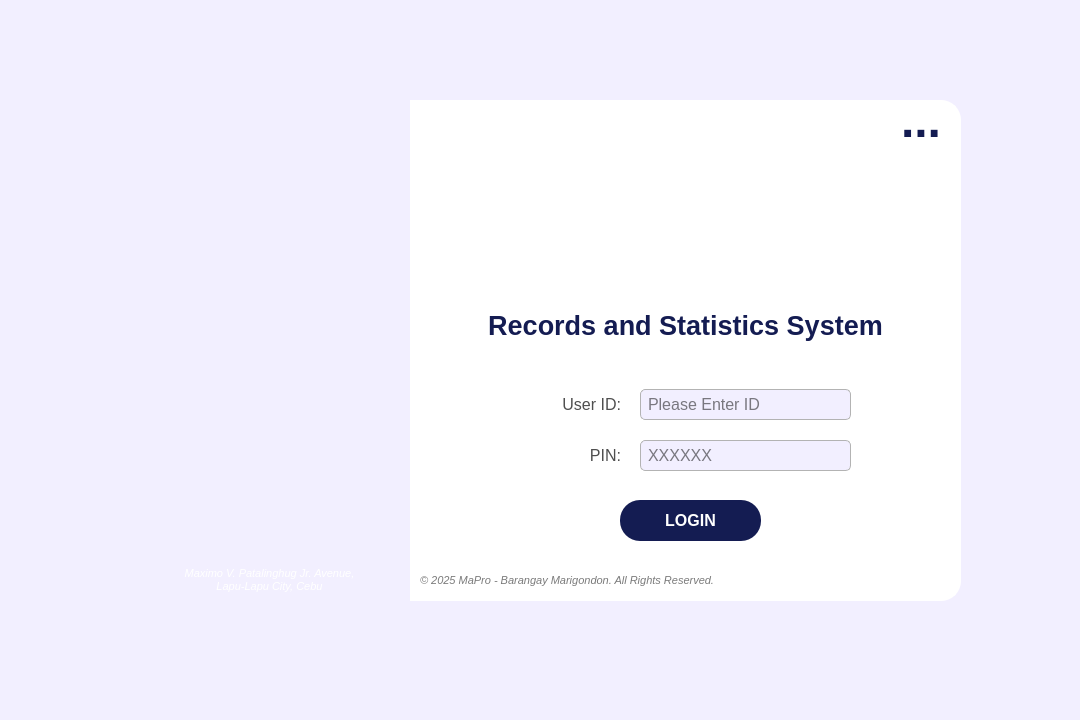
<?xml version="1.0" encoding="UTF-8"?>
<ui version="4.0">
 <class>Widget</class>
 <widget class="QWidget" name="Widget">
  <property name="geometry">
   <rect>
    <x>0</x>
    <y>0</y>
    <width>1080</width>
    <height>720</height>
   </rect>
  </property>
  <property name="sizePolicy">
   <sizepolicy hsizetype="Fixed" vsizetype="Fixed">
    <horstretch>0</horstretch>
    <verstretch>0</verstretch>
   </sizepolicy>
  </property>
  <property name="minimumSize">
   <size>
    <width>1080</width>
    <height>720</height>
   </size>
  </property>
  <property name="maximumSize">
   <size>
    <width>1080</width>
    <height>720</height>
   </size>
  </property>
  <property name="windowTitle">
   <string>Form</string>
  </property>
  <property name="autoFillBackground">
   <bool>false</bool>
  </property>
  <property name="styleSheet">
   <string notr="true">background-color: #f2efff;</string>
  </property>
  <widget class="QFrame" name="login_frameBase">
   <property name="geometry">
    <rect>
     <x>130</x>
     <y>100</y>
     <width>831</width>
     <height>501</height>
    </rect>
   </property>
   <property name="styleSheet">
    <string notr="true">#login_frameBase{
	background-color: #FFFFFF;
	border-radius: 20px;
	border: 2px solid #ffffff;
}
</string>
   </property>
   <property name="frameShape">
    <enum>QFrame::Shape::StyledPanel</enum>
   </property>
   <property name="frameShadow">
    <enum>QFrame::Shadow::Raised</enum>
   </property>
   <widget class="QFrame" name="login_frameBlue">
    <property name="geometry">
     <rect>
      <x>-1</x>
      <y>0</y>
      <width>281</width>
      <height>501</height>
     </rect>
    </property>
    <property name="styleSheet">
     <string notr="true">#login_frameBlue{
	background-color: #141c52;
	border: 2px solid #141c52;
	border-top-left-radius: 20px;  
    border-bottom-left-radius: 20px;
    border-top-right-radius: 0px; 
    border-bottom-right-radius: 0px;
}
</string>
    </property>
    <property name="frameShape">
     <enum>QFrame::Shape::StyledPanel</enum>
    </property>
    <property name="frameShadow">
     <enum>QFrame::Shadow::Raised</enum>
    </property>
    <widget class="QLabel" name="login_imagePattern">
     <property name="geometry">
      <rect>
       <x>0</x>
       <y>0</y>
       <width>281</width>
       <height>501</height>
      </rect>
     </property>
     <property name="styleSheet">
      <string notr="true"/>
     </property>
     <property name="text">
      <string/>
     </property>
     <property name="pixmap">
      <pixmap>../../Assets/Images/img_newloginpattern.png</pixmap>
     </property>
     <property name="scaledContents">
      <bool>true</bool>
     </property>
    </widget>
    <widget class="QLabel" name="login_imageLogo">
     <property name="geometry">
      <rect>
       <x>80</x>
       <y>50</y>
       <width>121</width>
       <height>121</height>
      </rect>
     </property>
     <property name="font">
      <font>
       <family>Arial</family>
       <pointsize>18</pointsize>
       <bold>true</bold>
      </font>
     </property>
     <property name="styleSheet">
      <string notr="true">#login_imageLogo{	
	background-color: transparent;
	color: #ffffff;
}
</string>
     </property>
     <property name="text">
      <string/>
     </property>
     <property name="pixmap">
      <pixmap>../../Assets/Images/logo_brgyClear.png</pixmap>
     </property>
     <property name="scaledContents">
      <bool>true</bool>
     </property>
    </widget>
    <widget class="QLabel" name="login_labellocation">
     <property name="geometry">
      <rect>
       <x>0</x>
       <y>460</y>
       <width>281</width>
       <height>41</height>
      </rect>
     </property>
     <property name="font">
      <font>
       <family>Arial</family>
       <pointsize>8</pointsize>
       <italic>true</italic>
      </font>
     </property>
     <property name="styleSheet">
      <string notr="true">#login_labellocation{
	background-color: transparent;
	border-color: transparent;
	color: #FFFFFF;
}

</string>
     </property>
     <property name="text">
      <string>&lt;html&gt;&lt;head/&gt;&lt;body&gt;&lt;p&gt;Maximo V. Patalinghug Jr. Avenue, &lt;br/&gt;Lapu-Lapu City, Cebu&lt;/p&gt;&lt;/body&gt;&lt;/html&gt;</string>
     </property>
     <property name="alignment">
      <set>Qt::AlignmentFlag::AlignCenter</set>
     </property>
    </widget>
   </widget>
   <widget class="QLabel" name="login_labelTitle2">
    <property name="geometry">
     <rect>
      <x>280</x>
      <y>210</y>
      <width>551</width>
      <height>31</height>
     </rect>
    </property>
    <property name="font">
     <font>
      <family>Arial</family>
      <pointsize>20</pointsize>
      <bold>true</bold>
     </font>
    </property>
    <property name="styleSheet">
     <string notr="true">background-color: transparent;
color: #141c52;</string>
    </property>
    <property name="text">
     <string>Records and Statistics System</string>
    </property>
    <property name="alignment">
     <set>Qt::AlignmentFlag::AlignCenter</set>
    </property>
   </widget>
   <widget class="QPushButton" name="login_buttonLogin">
    <property name="geometry">
     <rect>
      <x>490</x>
      <y>400</y>
      <width>141</width>
      <height>41</height>
     </rect>
    </property>
    <property name="font">
     <font>
      <family>Arial</family>
      <pointsize>12</pointsize>
      <bold>true</bold>
     </font>
    </property>
    <property name="cursor">
     <cursorShape>PointingHandCursor</cursorShape>
    </property>
    <property name="styleSheet">
     <string notr="true">#login_buttonLogin {
    background-color: #141c52;
    color: white;
    border-radius: 20px;
    padding: 10px; /* Optional: Adjusts spacing inside the button */
}
#login_buttonLogin:hover {
    background-color: #1a237e; /* Slightly lighter blue when hovered */
}
#login_buttonLogin:pressed {
    background-color: #0f1442; /* Darker blue when clicked */
}</string>
    </property>
    <property name="text">
     <string>LOGIN</string>
    </property>
   </widget>
   <widget class="QLineEdit" name="login_fieldEmp_id">
    <property name="geometry">
     <rect>
      <x>510</x>
      <y>289</y>
      <width>211</width>
      <height>31</height>
     </rect>
    </property>
    <property name="font">
     <font>
      <family>Arial</family>
      <pointsize>12</pointsize>
     </font>
    </property>
    <property name="styleSheet">
     <string notr="true">#login_fieldEmp_id{
	border: 1px solid #b3b3b3;  /* Black border */
    border-radius: 5px;        /* Rounded corners */
    padding: 5px;               /* Inner spacing */
    background-color: #f2efff;  /* Gray background */
    color: #000000; 
}

</string>
    </property>
    <property name="maxLength">
     <number>6</number>
    </property>
    <property name="placeholderText">
     <string>Please Enter ID</string>
    </property>
   </widget>
   <widget class="QLabel" name="login_labelPin">
    <property name="geometry">
     <rect>
      <x>380</x>
      <y>340</y>
      <width>111</width>
      <height>31</height>
     </rect>
    </property>
    <property name="font">
     <font>
      <family>Arial</family>
      <pointsize>12</pointsize>
     </font>
    </property>
    <property name="styleSheet">
     <string notr="true">#login_labelPin{
	background-color:transparent;
	color:#4f4f4f;
}</string>
    </property>
    <property name="text">
     <string>PIN:</string>
    </property>
    <property name="alignment">
     <set>Qt::AlignmentFlag::AlignRight|Qt::AlignmentFlag::AlignTrailing|Qt::AlignmentFlag::AlignVCenter</set>
    </property>
   </widget>
   <widget class="QLineEdit" name="login_fieldPin">
    <property name="geometry">
     <rect>
      <x>510</x>
      <y>340</y>
      <width>211</width>
      <height>31</height>
     </rect>
    </property>
    <property name="font">
     <font>
      <family>Arial</family>
      <pointsize>12</pointsize>
     </font>
    </property>
    <property name="styleSheet">
     <string notr="true">#login_fieldPin{
    border: 1px solid #b3b3b3;  /* Black border */
    border-radius: 5px;        /* Rounded corners */
    padding: 5px;               /* Inner spacing */
    background-color: #f2efff;  /* Gray background */
    color: #000000; 
}
</string>
    </property>
    <property name="maxLength">
     <number>6</number>
    </property>
    <property name="echoMode">
     <enum>QLineEdit::EchoMode::Password</enum>
    </property>
    <property name="placeholderText">
     <string>XXXXXX</string>
    </property>
   </widget>
   <widget class="QLabel" name="login_labelEmp_id">
    <property name="geometry">
     <rect>
      <x>380</x>
      <y>289</y>
      <width>111</width>
      <height>31</height>
     </rect>
    </property>
    <property name="font">
     <font>
      <family>Arial</family>
      <pointsize>12</pointsize>
     </font>
    </property>
    <property name="styleSheet">
     <string notr="true">#login_labelEmp_id{
	background-color:transparent;
	color:#4f4f4f;
}</string>
    </property>
    <property name="text">
     <string>User ID:</string>
    </property>
    <property name="alignment">
     <set>Qt::AlignmentFlag::AlignRight|Qt::AlignmentFlag::AlignTrailing|Qt::AlignmentFlag::AlignVCenter</set>
    </property>
   </widget>
   <widget class="QLabel" name="login_labelRights">
    <property name="geometry">
     <rect>
      <x>290</x>
      <y>470</y>
      <width>431</width>
      <height>20</height>
     </rect>
    </property>
    <property name="font">
     <font>
      <family>Arial</family>
      <pointsize>8</pointsize>
      <italic>true</italic>
     </font>
    </property>
    <property name="styleSheet">
     <string notr="true">#login_labelRights{
	background-color: transparent;
	border-color: transparent;
	color: #7a7a7a;
}

</string>
    </property>
    <property name="text">
     <string>© 2025 MaPro - Barangay Marigondon. All Rights Reserved.</string>
    </property>
    <property name="alignment">
     <set>Qt::AlignmentFlag::AlignLeading|Qt::AlignmentFlag::AlignLeft|Qt::AlignmentFlag::AlignVCenter</set>
    </property>
   </widget>
   <widget class="QLabel" name="login_imageAppIcon">
    <property name="geometry">
     <rect>
      <x>490</x>
      <y>50</y>
      <width>131</width>
      <height>131</height>
     </rect>
    </property>
    <property name="font">
     <font>
      <family>Arial</family>
      <pointsize>18</pointsize>
      <bold>true</bold>
     </font>
    </property>
    <property name="styleSheet">
     <string notr="true">#login_imageAppIcon{	
	background-color: transparent;
	color: #ffffff;
}
</string>
    </property>
    <property name="text">
     <string/>
    </property>
    <property name="pixmap">
     <pixmap>../../Assets/Images/img_mainappicon.png</pixmap>
    </property>
    <property name="scaledContents">
     <bool>true</bool>
    </property>
   </widget>
   <widget class="QLabel" name="login_labelDots">
    <property name="geometry">
     <rect>
      <x>280</x>
      <y>0</y>
      <width>531</width>
      <height>41</height>
     </rect>
    </property>
    <property name="font">
     <font>
      <family>Arial</family>
      <pointsize>36</pointsize>
      <bold>true</bold>
     </font>
    </property>
    <property name="styleSheet">
     <string notr="true">#login_labelDots{
	background-color: transparent;
	color: #141c52;
}
</string>
    </property>
    <property name="text">
     <string>...</string>
    </property>
    <property name="alignment">
     <set>Qt::AlignmentFlag::AlignRight|Qt::AlignmentFlag::AlignTrailing|Qt::AlignmentFlag::AlignVCenter</set>
    </property>
   </widget>
   <zorder>login_labelTitle2</zorder>
   <zorder>login_buttonLogin</zorder>
   <zorder>login_fieldEmp_id</zorder>
   <zorder>login_labelPin</zorder>
   <zorder>login_fieldPin</zorder>
   <zorder>login_labelEmp_id</zorder>
   <zorder>login_labelRights</zorder>
   <zorder>login_frameBlue</zorder>
   <zorder>login_imageAppIcon</zorder>
   <zorder>login_labelDots</zorder>
  </widget>
 </widget>
 <resources/>
 <connections/>
</ui>
